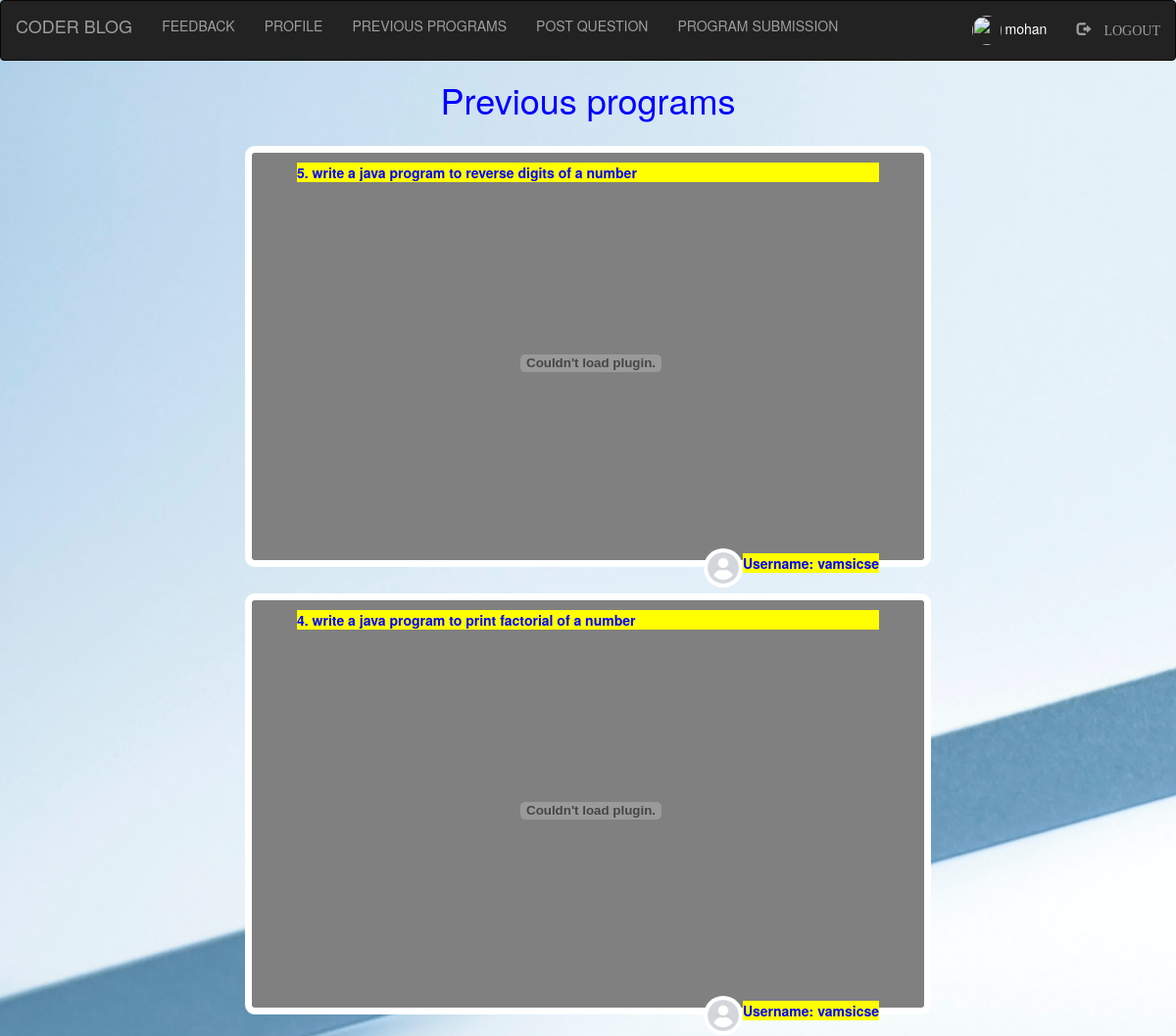
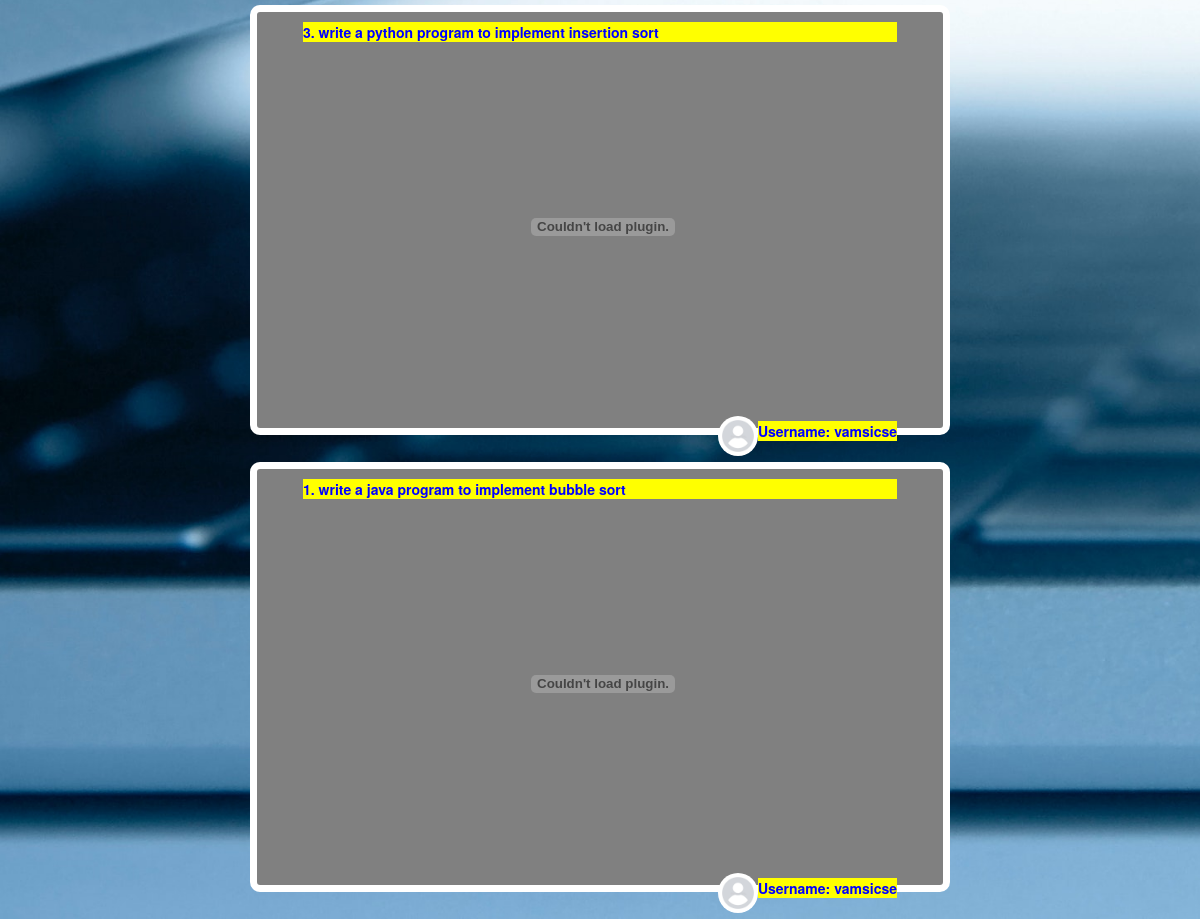
Screenshot of /previous_programs.php (signed in) with the database file from the repository (2 pictures, top to bottom).
### tables this page shows
CREATE TABLE `submit_answer` (
  `qno` int(11) NOT NULL,
  `date` varchar(15) NOT NULL,
  `time` varchar(15) NOT NULL,
  `username` varchar(20) NOT NULL,
  `pdfname` varchar(50) NOT NULL,
  `visible` int(11) NOT NULL,
  `marks` float NOT NULL DEFAULT -1,
  `credit` varchar(100) NOT NULL
);

CREATE TABLE `post_question` (
  `qno` int(11) NOT NULL,
  `start_date` varchar(15) NOT NULL,
  `start_time` varchar(15) NOT NULL,
  `due_date` varchar(30) NOT NULL,
  `due_time` varchar(15) NOT NULL,
  `question` text NOT NULL,
  `status` int(11) NOT NULL DEFAULT 1,
  `trend` int(11) NOT NULL DEFAULT 1
);

CREATE TABLE `student_login` (
  `first_name` varchar(40) NOT NULL,
  `last_name` varchar(40) NOT NULL,
  `username` varchar(40) NOT NULL,
  `password` varchar(30) NOT NULL,
  `email` varchar(30) NOT NULL,
  `contact` bigint(10) NOT NULL,
  `image` varchar(50) NOT NULL DEFAULT 'user.jpeg'
);

### previous_programs.php (the view, shortened to what this page needs)
<?php
include "navbar.php";
?>
<!Doctype html>
<html>
<head>
</head>
<body>
	<?php
	if(isset($_SESSION['login_user'])){
	?>
	<h1>Previous programs</h1>
	<?php
		$sql="SELECT * FROM submit_answer WHERE visible='0' ORDER BY qno DESC;";
		$result=mysqli_query($db,$sql);
		if($result!=false){
			while($row=mysqli_fetch_assoc($result)){
					$qnum=$row['qno'];
					$pp=mysqli_query($db,"SELECT qno,question FROM post_question WHERE qno='$qnum';");
					$row2=mysqli_fetch_assoc($pp);
					$ques=$row2['question'];
					$m1=mysqli_query($db,"SELECT image FROM student_login WHERE username='".$row['username']."';");
					$row3=mysqli_fetch_assoc($m1);
					$image=$row3['image'];
				?>
					<div class="box">
							<div class="nb"><?php echo $qnum.". ".$ques;?></div>
							<embed src="<?php echo 'answers/'.$row['pdfname']?>" type="application/pdf" style="width:640px;height: 370px;margin-left:-20px;"></embed>
							<span class="na"><?php echo "Username: ".$row['username'];?></span>
							<image class='img-circle profile_img nc' height=40 width=40 src='images/<?php echo $image;?>'>
					</div>
			<?php
			}
		}
	}
	?>
</body>
</html>

### style.css (style rules this page uses)
html, body, div, span, object, iframe, h1, h2, h3, h4, h5, h6, p, blockquote, pre, abbr, address, cite, code, del, dfn, em, img, ins, kbd, q, samp, small, strong, sub, sup, var, b, i, dl, dt, dd, ol, ul, li, fieldset, form, label, legend, table, caption, tbody, tfoot, thead, tr, th, td, article, aside, canvas, details, figcaption, figure, footer, header, hgroup, menu, nav, section, summary, time, mark, audio, video { margin:0; padding:0; border:0; outline:0; font-size:100%; vertical-align:baseline; background:transparent; }
body { line-height:1; }

### previous_programs.php (style rules this page uses)
body { background-image: url('images/back3.jpg'); background-attachment: fixed; background-size: cover; background-position: absolute; }
h1 { text-align: center; color:blue; }
.box { margin:27px auto; border:7px solid white; border-radius: 10px; width:700px; height:430px; padding: 10px 46px; background-color: grey; }
.nb { background-color: yellow; color:blue; font-weight: bold; }
.na { background-color: yellow; color:blue; font-weight: bold; float: right; }
span { margin-top: 5px; }
.nc { float: right; }

### rows the page displays
submit_answer: qno "5", post_question.question "write a java program to reverse digits of a number", username "vamsicse", student_login.image (placeholder picture)
submit_answer: qno "4", post_question.question "write a java program to print factorial of a number", username "vamsicse", student_login.image (placeholder picture)
submit_answer: qno "3", post_question.question "write a python program to implement insertion sort", username "vamsicse", student_login.image (placeholder picture)
submit_answer: qno "1", post_question.question "write a java program to implement bubble sort", username "vamsicse", student_login.image (placeholder picture)

### other values shown
$_SESSION['login_user'] "mohan"
